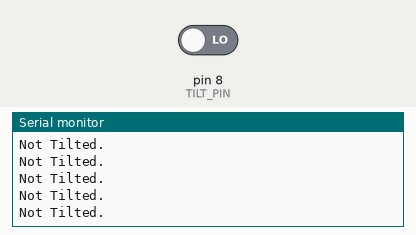
This sketch was run on a simulated Arduino Uno, built with avr-gcc and run on an emulated ATmega328P. Shown: the last lines printed to the serial monitor. Inputs (shaded band) come from the test bench; at power-on: pin 8 (TILT_PIN) LOW.

Above: at 1.2 s.
1.3 s: pin 8 (TILT_PIN) driven HIGH
At 1.8 s:
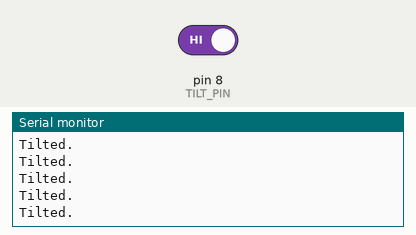
3.2 s: pin 8 (TILT_PIN) driven LOW
At 3.7 s:
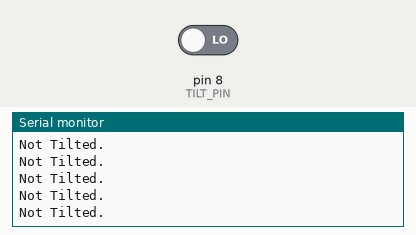
13.7 s: pin 8 (TILT_PIN) driven HIGH
At 14.6 s:
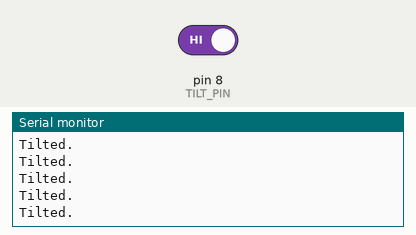

The sketch:

TiltSensor.ino
```cpp
const int TILT_PIN = 8;

bool checktilted()
{
  int tiltVal = digitalRead(TILT_PIN);
  if (tiltVal == HIGH) {
    Serial.println("Tilted.");
    return true;
  } else {
    Serial.println("Not Tilted.");
    return false;
  }
}

void setup() {
  // put your setup code here, to run once:
  Serial.begin (9600);
  pinMode(TILT_PIN, INPUT);
}

void loop() {
  // put your main code here, to run repeatedly:
  bool tilted = checktilted();
}
```

Measured:
- after the input at 1.3 s, the serial monitor: prints a new line after 0.08 s (image 1)
- after the input at 13.7 s, the serial monitor: prints a new line after 0.08 s (image 3)
